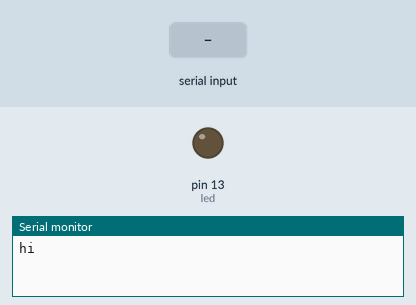
This sketch was run on a simulated Arduino Uno, built with avr-gcc and run on an emulated ATmega328P. On the bench: output pins drawn as LEDs (lit = HIGH), the last lines printed to the serial monitor. Inputs (shaded band) come from the test bench.

Above: at 1.2 s.
1.3 s: "Z" received over Serial
At 2.12 s:
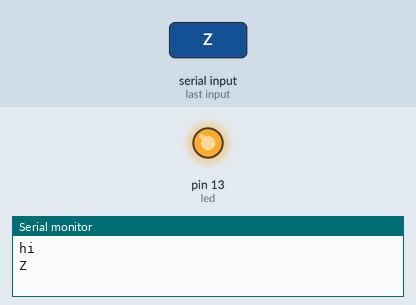
Timing chart, 0 to 4.3 s (numbered marks = the images above; inputs shaded):
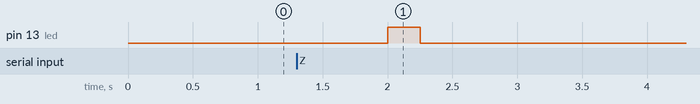

The sketch:

serialReaderArd.ino
```cpp
//When the Arduino receives the character `Z` from the computer,
//the internal LED blinks.

int led=13;
char ch;

void setup() {
  Serial.begin(115200);
  Serial.println("hi");
  pinMode(led, OUTPUT);
}

void loop() {
  ch=Serial.read();
  if(ch=='Z')
   {Serial.println(ch);
    digitalWrite(led, HIGH);
    delay(250);
    digitalWrite(led,LOW);
   }

   delay(1000);
}
```

Measured:
- after the input at 1.3 s, pin 13 (led): LOW → HIGH after 0.70 s, → LOW 0.25 s later
